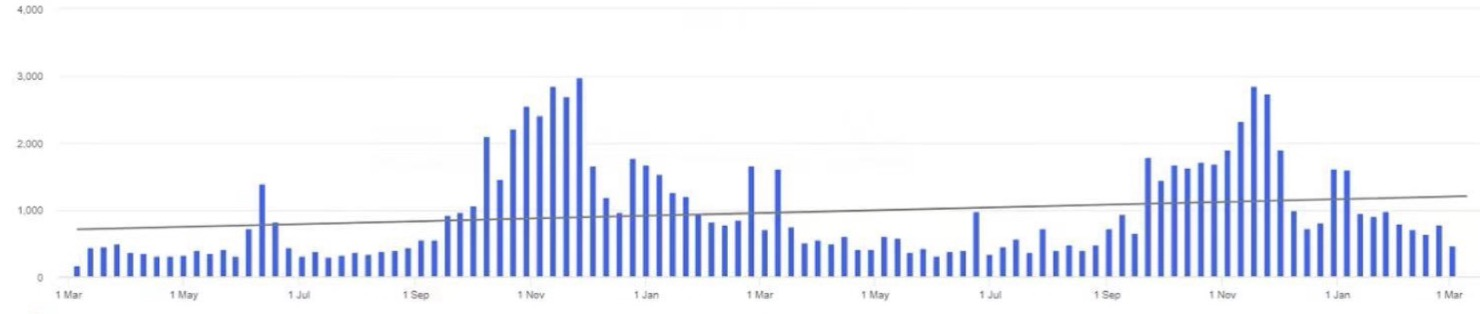
#> input picture example_chart.png, 1480 x 314 px
$ python recognizer.py
#> lines starting #> are read from the running program, lines starting #| are printed output that depends on the picture; after the words box and inside, x2 and y2 are one past the last pixel; in counts of white or black regions, pixels touching at a corner belong together
"""
AutomatedBarplotConverter (ABC)

Author: 3dr-zzZ

=== Module Description ===
This module provides a class for processing bar plot images.
It extracts bar heights and generates a preview image with detected bars highlighted.
"""

import cv2
import numpy as np

class Recognizer:
    def __init__(self, image_path):
        """
        Initializes the converter with the specified image path.

        :param image_path: Path to the bar plot image.
        """
#> called with image_path = 'example_chart.png'
        self.image_path = image_path
        self.original_image = cv2.imread(self.image_path)
#> self.original_image is the input picture: shape (314, 1480, 3); mean B, G, R 248, 240.1, 237.6
        if self.original_image is None:
            raise ValueError(f"Image not found or unable to load: {self.image_path}")

        self.processed_image = None
        self.bar_heights = None
        self.bars = []
        self._process_image()

    def _process_image(self):
        """
        Processes the image to detect bars and computes their heights.
        """
        # Convert image to HSV for color segmentation
        hsv = cv2.cvtColor(self.original_image, cv2.COLOR_BGR2HSV)
#> hsv: shape (314, 1480, 3); mean H, S, V 28.2, 13.5, 248.3

        # Define lower and upper bounds for the bar color (e.g., blue)
        # Adjust these values for your specific chart color if needed
        lower_blue = np.array([100, 100, 50])
        upper_blue = np.array([140, 255, 255])

        # Create a mask where the bar color is white and the rest is black
        mask = cv2.inRange(hsv, lower_blue, upper_blue)
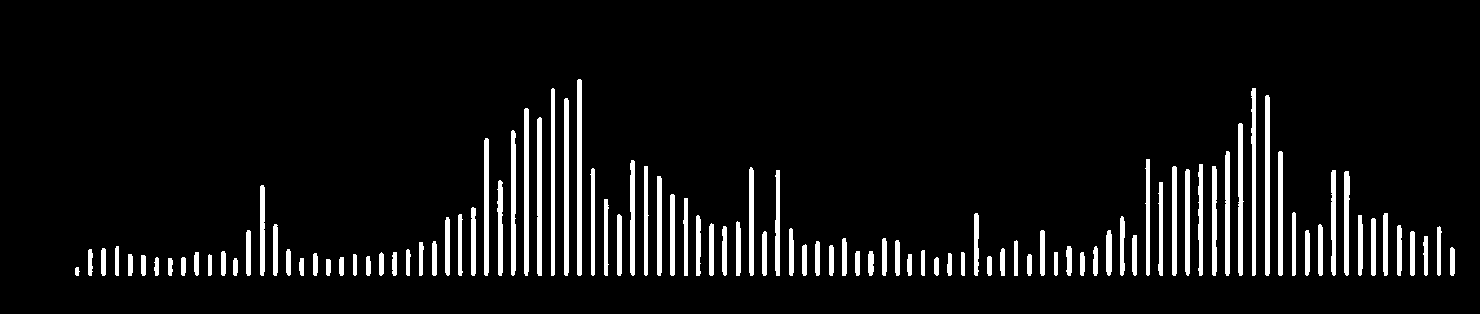
#> mask: shape (314, 1480); 6.5% white; 105 white regions, largest, box (x1, y1, x2, y2) and area: (577, 79, 582, 276) 981, (1265, 95, 1270, 276) 899, (564, 98, 569, 276) 883

        # Morphological close to fill small gaps in the mask
        kernel = cv2.getStructuringElement(cv2.MORPH_RECT, (3, 3))
        mask_closed = cv2.morphologyEx(mask, cv2.MORPH_CLOSE, kernel, iterations=2)
#> mask_closed: shape (314, 1480); 6.5% white; 105 white regions

        # Find contours on the processed mask
        contours, _ = cv2.findContours(mask_closed, cv2.RETR_EXTERNAL, cv2.CHAIN_APPROX_SIMPLE)
#> contours = 105 contours; largest, box (x1, y1, x2, y2) and area: (577, 79, 582, 276) 782, (1265, 95, 1270, 276) 716, (564, 98, 569, 276) 703, (524, 108, 529, 276) 662, (537, 117, 542, 276) 628

        # Sort contours left-to-right
        contours = sorted(contours, key=lambda c: cv2.boundingRect(c)[0])

        # Initialize results
        self.bar_heights = []
        out_img = self.original_image.copy()

        # Loop over contours, compute bounding boxes, and extract bar heights
        for c in contours:
            x, y, w, h = cv2.boundingRect(c)
            self.bar_heights.append(h)
            self.bars.append((x, y, w, h))
            cv2.rectangle(out_img, (x, y), (x + w, y + h), (0, 255, 0), 2)
#> this loop made 105 passes
#> (x, y, w, h) on passes 1 to 12: (75, 267, 5, 9), (88, 249, 5, 27), (101, 248, 5, 28), (115, 246, 4, 30), (128, 254, 5, 22), (141, 255, 5, 21), (154, 257, 5, 19), (168, 258, 5, 18), (181, 257, 5, 19), (194, 252, 5, 24), (208, 254, 4, 22), (221, 251, 5, 25)
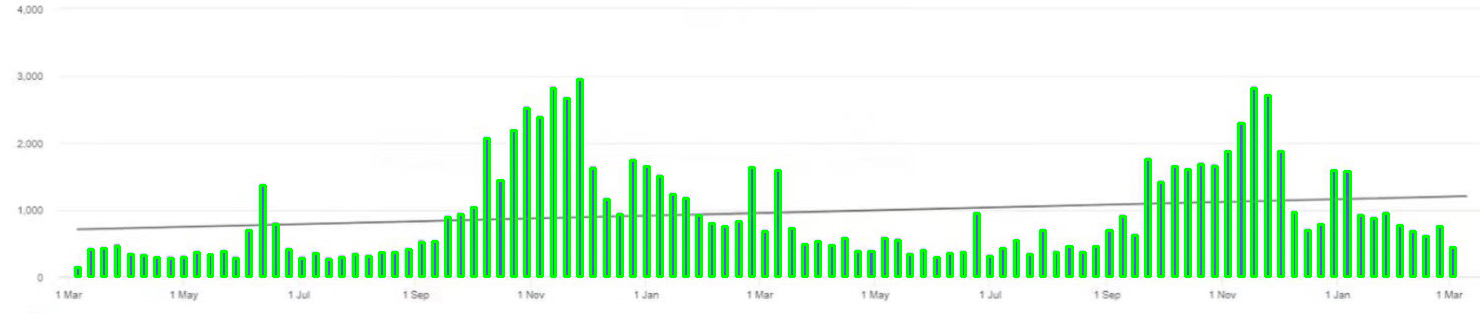
#> out_img: shape (314, 1480, 3); 9% of pixels changed, all inside (x1, y1, x2, y2) = (74, 78, 1457, 278)
#> after the loop, self.bar_heights = 105 values, max 197 at index 38, min 9 at index 0, mean 62.07; self.bars = 105 items, first 6: (75, 267, 5, 9), (88, 249, 5, 27), (101, 248, 5, 28), (115, 246, 4, 30), (128, 254, 5, 22), (141, 255, 5, 21)

        self.processed_image = out_img

    def output_graph(self):
        """
        Returns the processed image with detected bars highlighted.

        :return: Processed image (numpy array).
        """
        image_copy = self.processed_image.copy()
        # Determine the shortest and tallest bars by their height
        shortest = min(self.bars, key=lambda box: box[3])
#> shortest = (75, 267, 5, 9)
        tallest = max(self.bars, key=lambda box: box[3])
#> tallest = (577, 79, 5, 197)
        # Draw horizontal lines across the image at the top of these bars
        cv2.line(image_copy, (0, shortest[1]), (image_copy.shape[1], shortest[1]), (0, 0, 255), 2)
        cv2.line(image_copy, (0, tallest[1]), (image_copy.shape[1], tallest[1]), (255, 0, 0), 2)
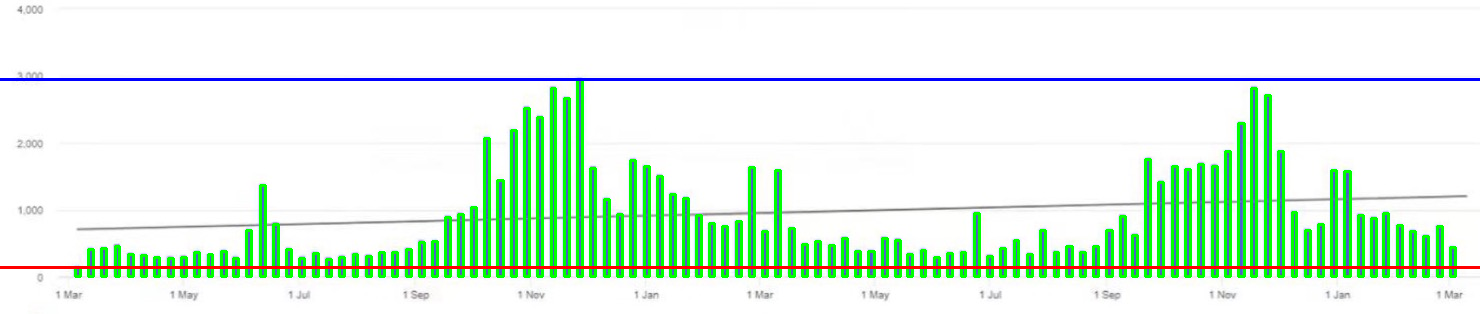
#> image_copy: shape (314, 1480, 3); mean B, G, R 227.4, 244, 223.6
        return image_copy

    def output_data(self):
        """
        Returns the list of bar heights in pixels.

        :return: List of integers representing bar heights.
        """
        return self.bar_heights

if __name__ == "__main__":
    # Example usage
    recognizer = Recognizer('example_chart.png')
    graph_preview = recognizer.output_graph()
    data_preview = recognizer.output_data()
#> data_preview has the same summary as self.bar_heights in _process_image

    # Display the processed image
    cv2.imshow("Graph Preview", graph_preview)
    cv2.waitKey(0)
    cv2.destroyAllWindows()

    # Print bar heights
    print("Bar heights:", data_preview)
#> (printed output is left out)
